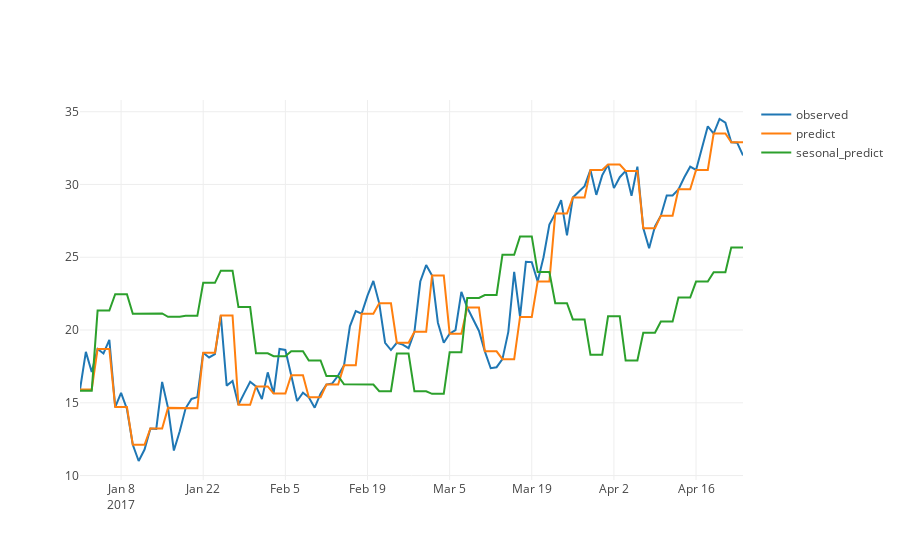

The notebook cell this image was saved under:
### Code cell
fig = go.Figure()

fig.add_trace(go.Scatter(
    x=pd.to_datetime(df_test.index.values),
    y=df_test['meantemp'],
    name='observed'
))

fig.add_trace(go.Scatter(
    x=pd.to_datetime(df_test.index.values),
    y=naive_predict,
    name = 'predict'
))

fig.add_trace(go.Scatter(
    x=pd.to_datetime(df_test.index.values),
    y=s_naive_predict,
    name = 'sesonal_predict'
))

fig.show()
